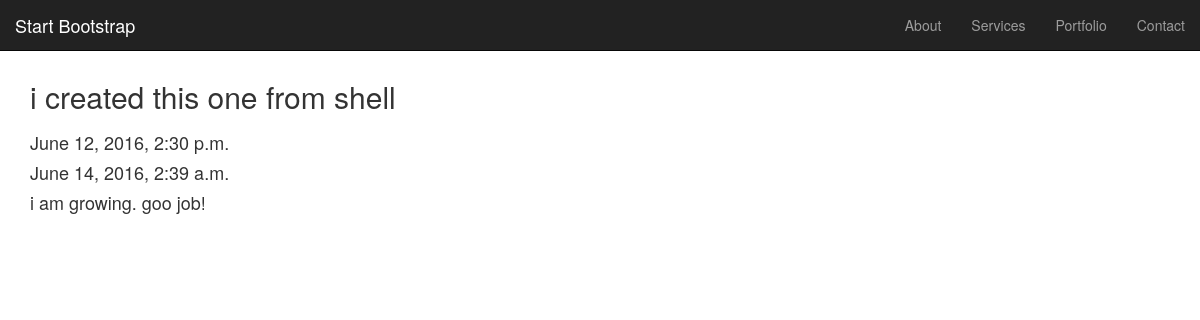
The app's page /posts/4/ with its own data.
### posts/models.py (models this page shows, shortened)
class Post(models.Model):
    title = models.CharField(max_length=120)
    content = models.TextField()
    timestamp = models.DateTimeField(auto_now=False, auto_now_add=True)
    updated = models.DateTimeField(auto_now=True, auto_now_add=False)

### posts/views.py (the view)
# urls.py: url(r'^(?P<pk>\d+)/$', views.post_detail, name="detail"),
def post_detail(request, pk=None):
    instance = get_object_or_404(models.Post, id=pk)
    return render(request, "posts/detail.html", {"instance":instance})

### posts/templates/posts/detail.html (shortened to what this page needs)
<!DOCTYPE html>
<html lang="en">
<head>
    <link rel="stylesheet" href="https://maxcdn.bootstrapcdn.com/bootstrap/3.3.6/css/bootstrap.min.css" type="text/css">
</head>
<body id="page-top" class="container">
    <nav id="mainNav" class="navbar navbar-inverse navbar-fixed-top">
        <div class="container-fluid">
            <div class="navbar-header ">
                <a class="navbar-brand page-scroll" href="#page-top">Start Bootstrap</a>
            </div>
            <div class="collapse navbar-collapse" id="bs-example-navbar-collapse-1">
                <ul class="nav navbar-nav navbar-right">
                    <li>
                        <a class="page-scroll" href="#about">About</a>
                    </li>
                    <li>
                        <a class="page-scroll" href="#services">Services</a>
                    </li>
                    <li>
                        <a class="page-scroll" href="#portfolio">Portfolio</a>
                    </li>
                    <li>
                        <a class="page-scroll" href="#contact">Contact</a>
                    </li>
                </ul>
            </div>
        </div>
    </nav>
    <div>
        <div >
            <div >
              <h2>{{instance.title}}<h2>
                <h4>{{instance.timestamp}}</h4>
                <h4>{{instance.updated}}</h4>
                <h4>{{instance.content}}</h4>
              </html>
</body>
</html>

### records on screen
Post: title "i created this one from shell", timestamp "June 12, 2016, 2:30 p.m.", updated "June 14, 2016, 2:39 a.m.", content "i am growing. goo job!"
